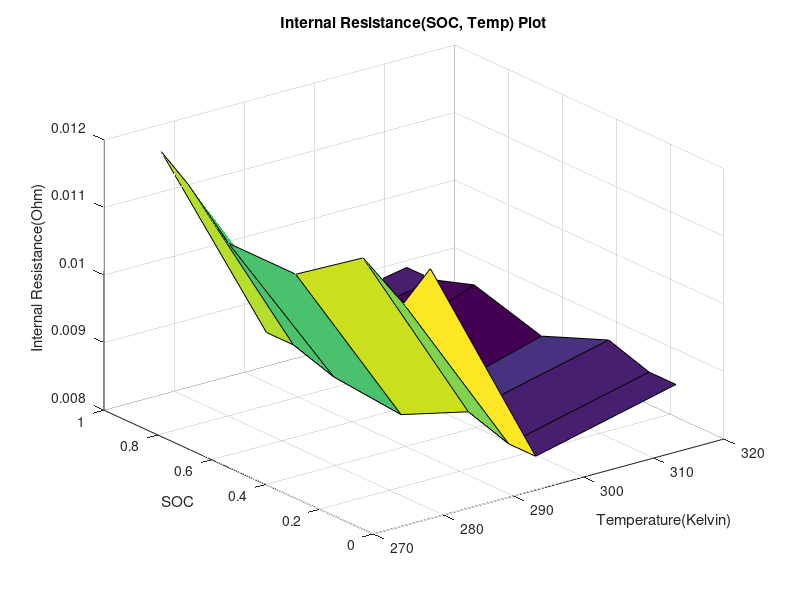
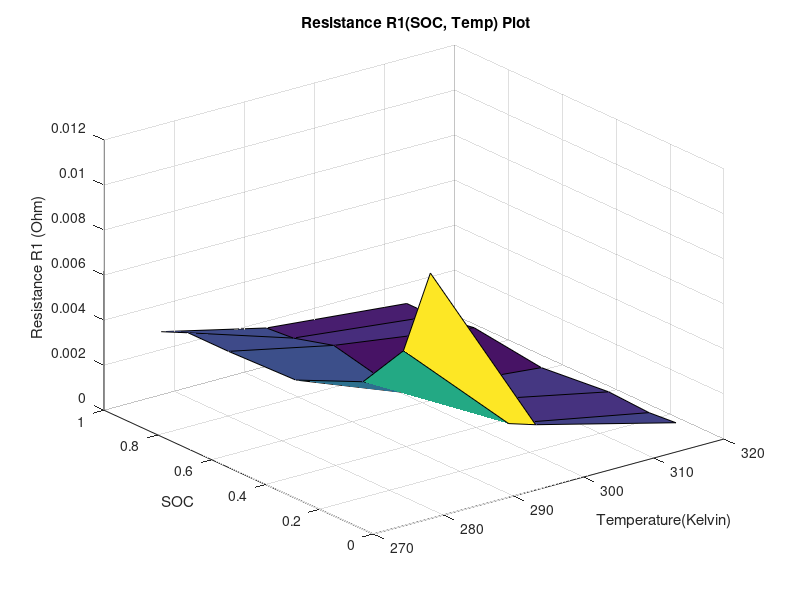
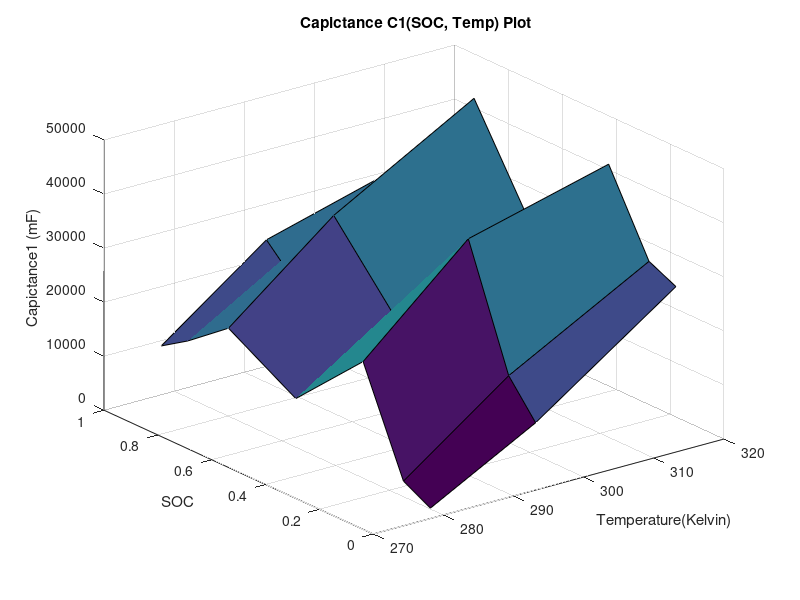
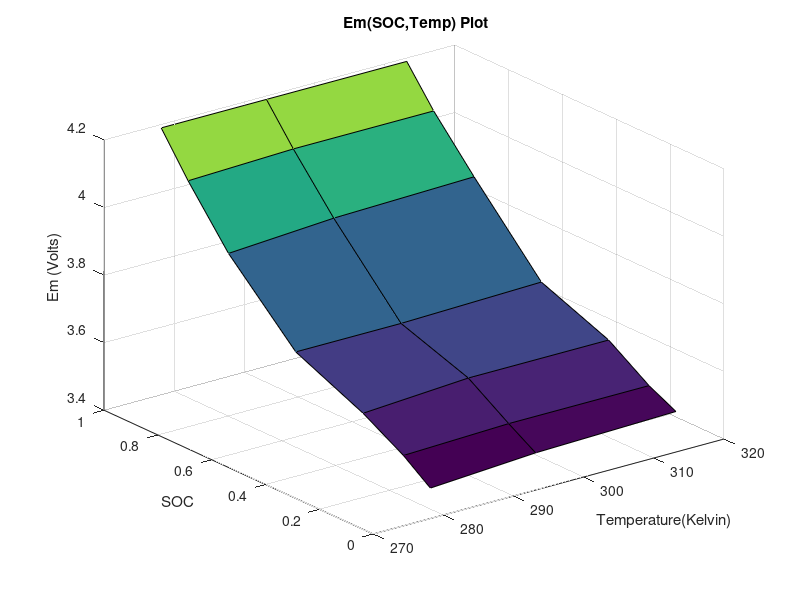

Here is the MATLAB script that generated these plots, in order:
%%%%%%%%%%%%%%%%%%%%%%%%%%%%%
%Cell Dynamic Characteristics
%%%%%%%%%%%%%%%%%%%%%%%%%%%%%

load('NEDC_Current_Profile');

%%%%%%%%%%%%%%%%%%%%%%%%%%%%%
% Cell Type HighPowered NMC (SLPB78216216H)
% Discharge Rates 8C - con; 15C Peak
% Energy Density 158 wh/kg
% Cell Capacity = 31 Ah
% Cell Data Specifications
%%%%%%%%%%%%%%%%%%%%%%%%%%%%%

T_amb          = 20;                                    % Ambient Temperature in degree celsius
Qe_init        = 31000;                                 % Extracted Charge Capacity in mAh
cell_length    = 0.227;                                 % Length of cell in mt
cell_width     = 0.226;                                 % Width of cell in mt
cell_thickness = 0.0078;                                % Thickness of cell in mt
cell_area      = cell_length*cell_width;                % Area of the cell in m^2
cell_volume    = cell_length*cell_width*cell_thickness; % Volume of cell in m^3
cell_mass      = 0.720;                                 % Mass of the cell in Kg
cell_Cp_heat   = 810.5328;                              % 
%cell_rho_Cp    = 2040000;                               % Cell Heat Capcity in Jm^-3K^-1


h_conv         = 5;                                     % Covective Heat Exchange Coefficient
                                                        % between cell and environment(Wm^-2K^-1)
                                                        
T_init         = 293.15;                                % Ambient Temperature in Kelvin

%%%%%%%%%%%%%%%%%%%%
%Lookup Tables Data
%%%%%%%%%%%%%%%%%%%%

SOC_LUT         = [0;0.100;0.250;0.500;0.750;0.900;1.00];

Temperature_LUT = [278.15,293.15,313.15];

C1_LUT          = [1913.6,12447,30609;
                   4625.7,18872,32995;
                   23306,40764,47535;
                   10736,18721,26325;
                   18036,33630,48274;
                   12251,18360,26839;
                   9022.9,23394,30606];
               
Capacity_LUT    = [28.01,27.63,27.64];

Em_LUT          = [3.49,3.51,3.52;3.55,3.56,3.56;
                   3.62,3.64,3.64;3.71,3.71,3.72;
                   3.91,3.93,3.94;4.07,4.08,4.08;
                   4.19,4.19,4.19];
               
R0_LUT          = [0.0117,0.0085,0.0090;0.0110,0.0085,0.0090;
                   0.0114,0.0087,0.0092;0.0107,0.0082,0.0088;
                   0.0107,0.0083,0.0091;0.0113,0.0085,0.0089;
                   0.0116,0.0085,0.0089];
          
R1_LUT          = [0.0109,0.0029,0.0013;0.0069,0.0024,0.0012;
                   0.0047,0.0026,0.0013;0.0034,0.0016,0.0010; 
                   0.0033,0.0023,0.0014;0.0033,0.0018,0.0011;
                   0.0028,0.0017,0.0011];

%% Section II
%%%%%%%%%%%%%%%%%%%%%
%Plots
%%%%%%%%%%%%%%%%%%%%%

figure(1)
surf(Temperature_LUT,SOC_LUT,R0_LUT);
title('Internal Resistance(SOC, Temp) Plot');
xlabel('Temperature(Kelvin)');
ylabel('SOC');
zlabel('Internal Resistance(Ohm)');

figure(2)
surf(Temperature_LUT,SOC_LUT,R1_LUT);
title(' Resistance R1(SOC, Temp) Plot');
xlabel('Temperature(Kelvin)');
ylabel('SOC');
zlabel('Resistance R1 (Ohm)');

figure(3)
surf(Temperature_LUT,SOC_LUT,C1_LUT);
title(' Capictance C1(SOC, Temp) Plot');
xlabel('Temperature(Kelvin)');
ylabel('SOC');
zlabel('Capictance1 (mF)');

figure(4)
surf(Temperature_LUT,SOC_LUT,Em_LUT);
title(' Em(SOC,Temp) Plot');
xlabel('Temperature(Kelvin)');
ylabel('SOC');
zlabel('Em (Volts)');
